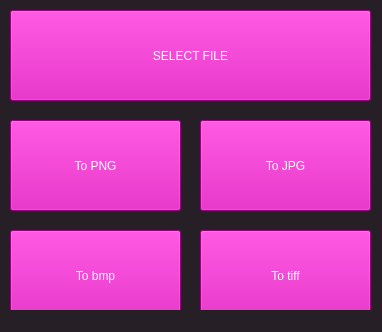
<?xml version="1.0" encoding="UTF-8"?>
<ui version="4.0">
 <class>MainWindow</class>
 <widget class="QMainWindow" name="MainWindow">
  <property name="geometry">
   <rect>
    <x>0</x>
    <y>0</y>
    <width>382</width>
    <height>332</height>
   </rect>
  </property>
  <property name="minimumSize">
   <size>
    <width>382</width>
    <height>332</height>
   </size>
  </property>
  <property name="maximumSize">
   <size>
    <width>382</width>
    <height>16777215</height>
   </size>
  </property>
  <property name="windowTitle">
   <string>PhotoConventor</string>
  </property>
  <property name="styleSheet">
   <string notr="true">background-color: rgb(38, 32, 38);</string>
  </property>
  <widget class="QWidget" name="centralwidget">
   <widget class="QPushButton" name="pushButton">
    <property name="geometry">
     <rect>
      <x>10</x>
      <y>120</y>
      <width>171</width>
      <height>91</height>
     </rect>
    </property>
    <property name="cursor">
     <cursorShape>PointingHandCursor</cursorShape>
    </property>
    <property name="styleSheet">
     <string notr="true">#pushButton {
	background-color: rgb(209, 0, 174);
	color: rgb(255, 255, 255);
	font: 44pt &quot;Bebas Neue Cyrillic&quot;;
}

#pushButton:hover {
	background-color: #a61c98;
	color: rgb(255, 255, 255);
	font: 44pt &quot;Bebas Neue Cyrillic&quot;;
}</string>
    </property>
    <property name="text">
     <string>To PNG</string>
    </property>
   </widget>
   <widget class="QPushButton" name="pushButton_2">
    <property name="geometry">
     <rect>
      <x>200</x>
      <y>120</y>
      <width>171</width>
      <height>91</height>
     </rect>
    </property>
    <property name="cursor">
     <cursorShape>PointingHandCursor</cursorShape>
    </property>
    <property name="styleSheet">
     <string notr="true">#pushButton_2 {
	background-color: rgb(209, 0, 174);
	color: rgb(255, 255, 255);
	font: 44pt &quot;Bebas Neue Cyrillic&quot;;
}

#pushButton_2:hover {
	background-color: #a61c98;
	color: rgb(255, 255, 255);
	font: 44pt &quot;Bebas Neue Cyrillic&quot;;
}</string>
    </property>
    <property name="text">
     <string>To JPG</string>
    </property>
   </widget>
   <widget class="QPushButton" name="pushButton_3">
    <property name="geometry">
     <rect>
      <x>10</x>
      <y>10</y>
      <width>361</width>
      <height>91</height>
     </rect>
    </property>
    <property name="cursor">
     <cursorShape>PointingHandCursor</cursorShape>
    </property>
    <property name="styleSheet">
     <string notr="true">#pushButton_3 {
	background-color: rgb(209, 0, 174);
	color: rgb(255, 255, 255);
	font: 44pt &quot;Bebas Neue Cyrillic&quot;;
}

#pushButton_3:hover {
	background-color: #a61c98;
	color: rgb(255, 255, 255);
	font: 44pt &quot;Bebas Neue Cyrillic&quot;;
}</string>
    </property>
    <property name="text">
     <string>SELECT FILE</string>
    </property>
   </widget>
   <widget class="QPushButton" name="pushButton_4">
    <property name="geometry">
     <rect>
      <x>10</x>
      <y>230</y>
      <width>171</width>
      <height>91</height>
     </rect>
    </property>
    <property name="cursor">
     <cursorShape>PointingHandCursor</cursorShape>
    </property>
    <property name="styleSheet">
     <string notr="true">#pushButton_4 {
	background-color: rgb(209, 0, 174);
	color: rgb(255, 255, 255);
	font: 44pt &quot;Bebas Neue Cyrillic&quot;;
}

#pushButton_4:hover {
	background-color: #a61c98;
	color: rgb(255, 255, 255);
	font: 44pt &quot;Bebas Neue Cyrillic&quot;;
}</string>
    </property>
    <property name="text">
     <string>To bmp</string>
    </property>
   </widget>
   <widget class="QPushButton" name="pushButton_5">
    <property name="geometry">
     <rect>
      <x>200</x>
      <y>230</y>
      <width>171</width>
      <height>91</height>
     </rect>
    </property>
    <property name="cursor">
     <cursorShape>PointingHandCursor</cursorShape>
    </property>
    <property name="styleSheet">
     <string notr="true">#pushButton_5 {
	background-color: rgb(209, 0, 174);
	color: rgb(255, 255, 255);
	font: 44pt &quot;Bebas Neue Cyrillic&quot;;
}

#pushButton_5:hover {
	background-color: #a61c98;
	color: rgb(255, 255, 255);
	font: 44pt &quot;Bebas Neue Cyrillic&quot;;
}</string>
    </property>
    <property name="text">
     <string>To tiff</string>
    </property>
   </widget>
  </widget>
  <widget class="QMenuBar" name="menubar">
   <property name="geometry">
    <rect>
     <x>0</x>
     <y>0</y>
     <width>382</width>
     <height>21</height>
    </rect>
   </property>
  </widget>
  <widget class="QStatusBar" name="statusbar"/>
 </widget>
 <resources/>
 <connections/>
</ui>
